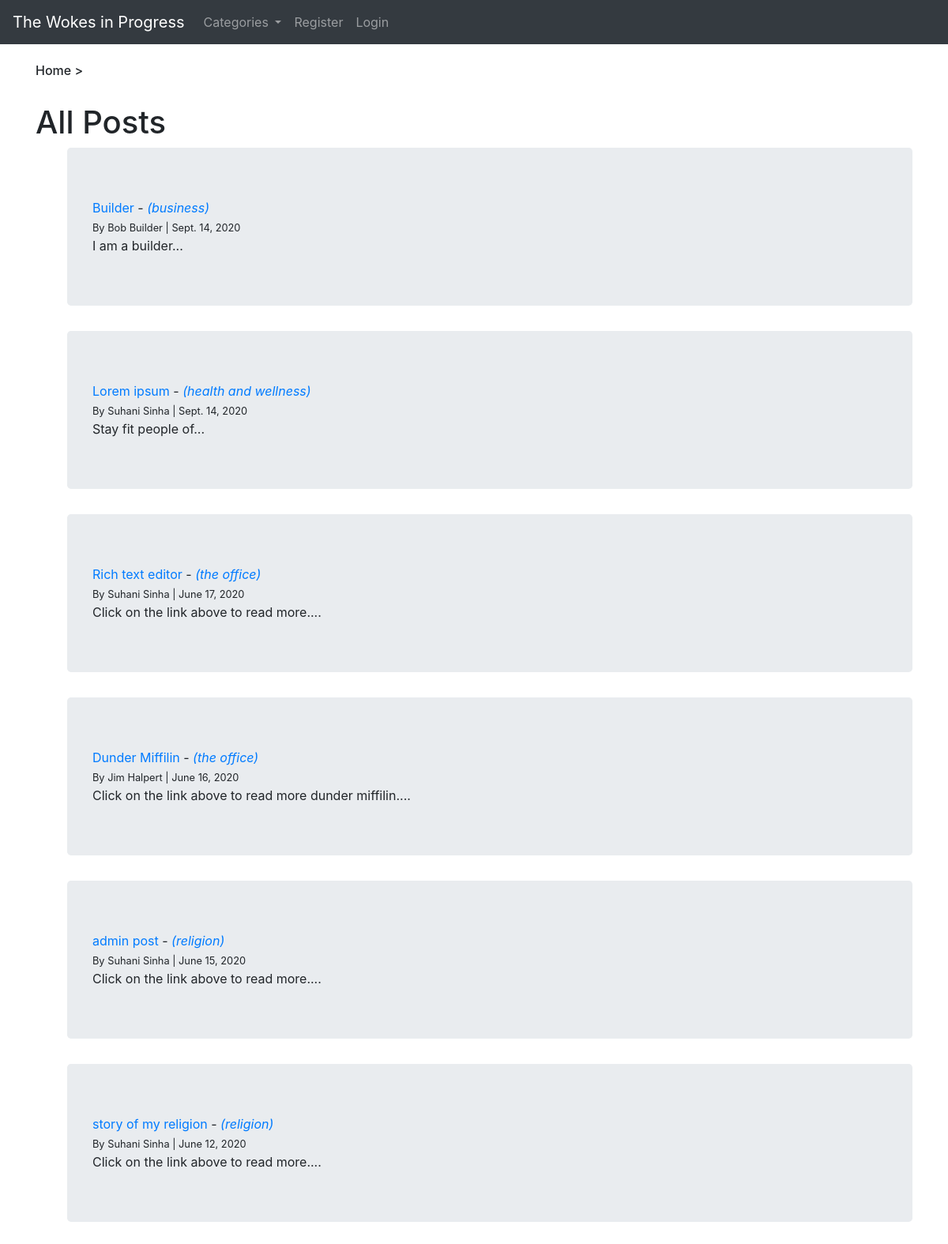
The app's page /, older data.
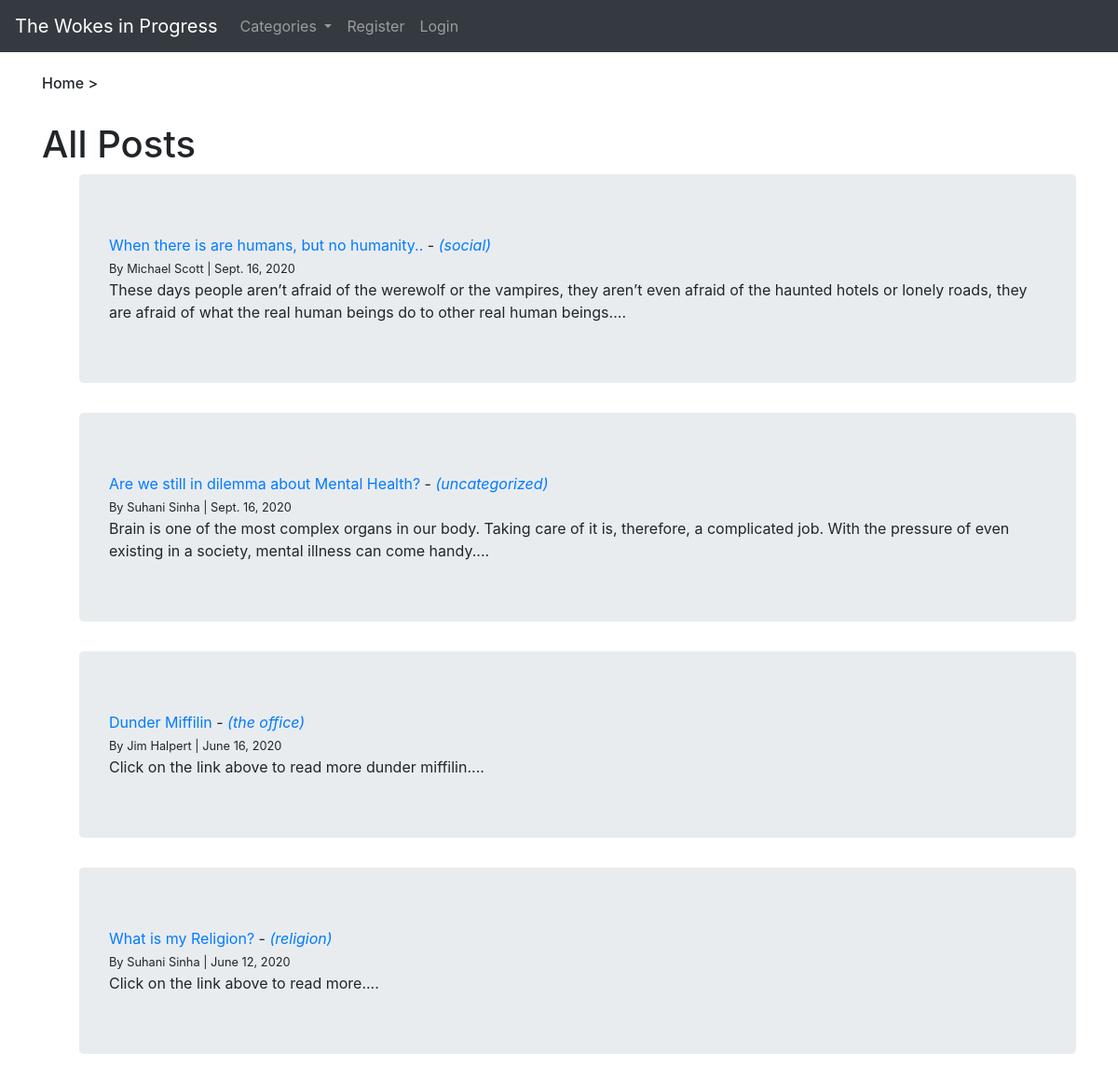
The same page, newer data.
### blog/models.py (models this page shows, shortened)
class Post(models.Model):
    title = models.CharField(max_length=255)
    author = models.ForeignKey(User, on_delete=models.CASCADE)
    body = RichTextField(blank=True, null=True)
    article_snippet = models.CharField(max_length=255)
    post_date = models.DateField(auto_now_add=True)
    category = models.CharField(max_length=255, default='uncategorized')
    likes = models.ManyToManyField(User, related_name='blog_posts_likes')

### blog/views.py (the view)
# urls.py: path('', HomeView.as_view(), name='home'),
class HomeView(ListView):
    model = Post
    template_name = 'home.html'
    ordering = ['-id']
    def get_context_data(self, *args, **kwargs):
        cat_dropdown_menu = Category.objects.all()
        context = super(HomeView, self).get_context_data(*args, **kwargs)
        context['cat_dropdown_menu'] = cat_dropdown_menu
        return context

### blog/models.py (called while the page is built)
    def __str__(self):
        return self.name

### blog/templates/home.html
{% extends 'base.html'  %}
{% block content %}
<h6>Home ></h6><br>
<h1>All Posts</h1>
<ul style="list-style-type: none;">
{% for post in object_list %}
    <div class="jumbotron">
        <li><a href="{% url 'full-article' post.pk %}">{{post.title}}</a> - <i><a href="{% url 'category' post.category|slugify %}">({{ post.category }})</a></i><br>
            <small>By {{post.author.first_name}} {{post.author.last_name}} | {{ post.post_date}}</small><br>
            {{post.article_snippet}}...</li>
    </div>
{% endfor %}
</ul>
{% endblock %}

### blog/templates/base.html (shortened to what this page needs)
<!doctype html>
{% load static %}
<html lang="en">
    <head>
        <link rel="stylesheet" href="https://stackpath.bootstrapcdn.com/bootstrap/4.5.0/css/bootstrap.min.css">
    </head>
    <body>
        <nav class="navbar navbar-expand-lg navbar-dark bg-dark">
            <a class="navbar-brand" href="{% url 'home' %}">The Wokes in Progress
            </a>
            <div class="collapse navbar-collapse" id="navbarSupportedContent">
                <ul class="navbar-nav mr-auto">
                    {% if cat_dropdown_menu %}
                    <li class="nav-item dropdown">
                        <a class="nav-link dropdown-toggle" href="#" id="navbarDropdown" role="button" data-toggle="dropdown" aria-haspopup="true" aria-expanded="false">
                            Categories
                        </a>
                    </li>
                    {% endif %}
                {% if user.is_authenticated %}
                    <li class="nav-item">
                        <a class="nav-link" href="{% url 'new-article' %}">New Article</a>
                    </li>
                    <li class="nav-item">
                        <a class="nav-link" href="{% url 'add-category' %}">Add Category</a>
                    </li>
                </ul>
                <ul class="navbar-nav ml-auto">
                    <li class="nav-item">
                        <a class="nav-link" href="{% url 'my-profile' %}">Hello, {{user.first_name}}</a>
                    </li>
                    <li class="nav-item">
                        <a class="nav-link" href="{% url 'settings' %}">Settings</a>
                    </li>
                    <li class="nav-item">
                        <a class="nav-link" href="{% url 'logout' %}">Logout</a>
                    </li>
                </ul>
                {% else %}
                <ul class="navbar-nav">
                    <li class="nav-item">
                        <a class="nav-link" href="{% url 'register' %}">Register</a>
                    </li>
                    <li class="nav-item">
                        <a class="nav-link" href="{% url 'login' %}">Login</a>
                    </li>
                </ul>
                {% endif %}
            </div>
        </nav>
        <br>
        <div class="container">
            {% block content %}
            {% endblock %}
        </div>
        <br>
    </body>
</html>

Row changes from the older to the newer data that the page shows:
removed Post: title "Builder", category "business", author.first_name "Bob", author.last_name "Builder", post_date "Sept. 14, 2020", article_snippet "I am a builder"
removed Post: title "Lorem ipsum", category "health and wellness", author.first_name "Suhani", author.last_name "Sinha", post_date "Sept. 14, 2020", article_snippet "Stay fit people of"
removed Post: title "Rich text editor", category "the office", author.first_name "Suhani", author.last_name "Sinha", post_date "June 17, 2020", article_snippet "Click on the link above to read more."
removed Post: title "admin post", category "religion", author.first_name "Suhani", author.last_name "Sinha", post_date "June 15, 2020", article_snippet "Click on the link above to read more."
added Post: title "When there is are humans, but no humanity..", category "social", author.first_name "Michael", author.last_name "Scott", post_date "Sept. 16, 2020", article_snippet "These days people aren’t afraid of the werewolf or the vampires, they aren’t even afraid of the haunted hotels or lonely roads, they are afraid of what the real human beings do to other real human beings."
added Post: title "Are we still in dilemma about Mental Health?", category "uncategorized", author.first_name "Suhani", author.last_name "Sinha", post_date "Sept. 16, 2020", article_snippet "Brain is one of the most complex organs in our body. Taking care of it is, therefore, a complicated job. With the pressure of even existing in a society, mental illness can come handy."
changed Post "religion": title "story of my religion" → "What is my Religion?"
